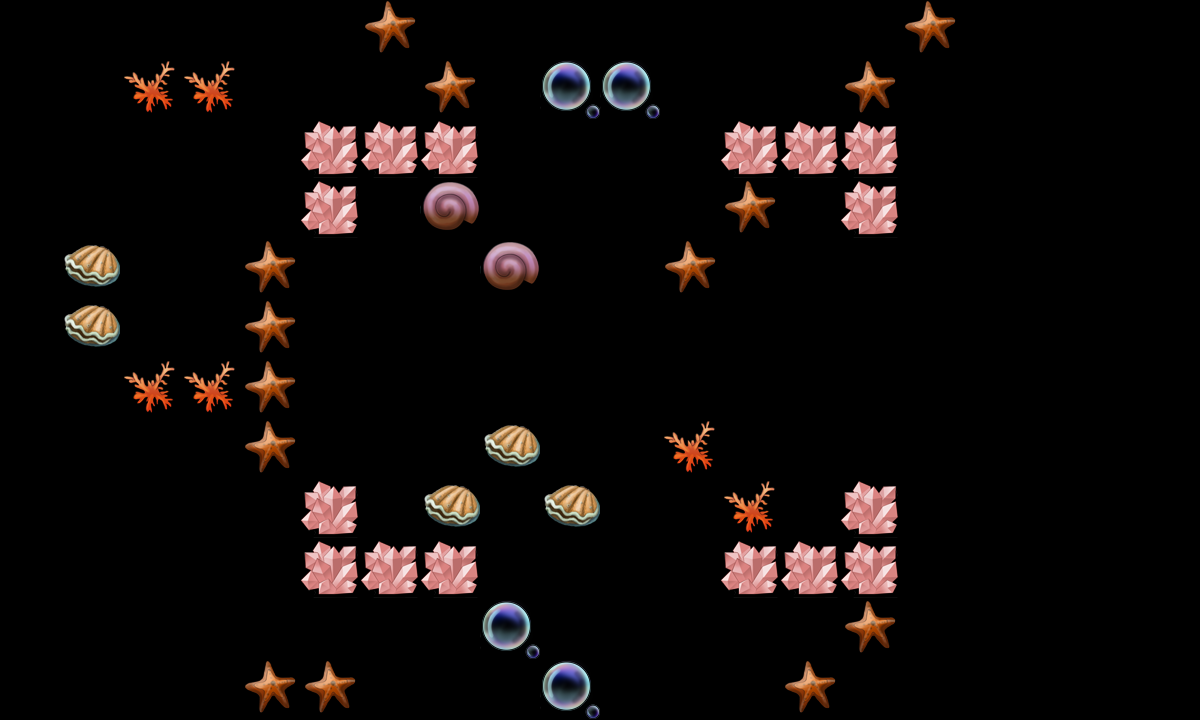

This is a level from a 2D game, rendered from its Tiled map with the project's own tilesets. A one-line summary and the map file follow, with tile-layer data summarised:
An orthogonal 20x12 tile map with 60x60 px tiles, 2 tile layers (canDes, cannotDes) and 16 objects (re3, re1, re2, tankpoint, re4, ...).

<map version="1.0" orientation="orthogonal" width="20" height="12" tilewidth="60" tileheight="60">
 <tileset firstgid="1" name="tmw_desert_spacing" tilewidth="60" tileheight="60">
  <image source="tmw_desert_spacing.png" width="480" height="300" />
  <tile id="30">
   <properties>
    <property name="canDes" value="1" />
   </properties>
  </tile>
 </tileset>
 <layer name="canDes" width="20" height="12">
  <data>[240 cells, 31 non-empty, 5 distinct tile ids]</data>
 </layer>
 <layer name="cannotDes" width="20" height="12">
  <data>[240 cells, 16 non-empty, 1 distinct tile ids]</data>
 </layer>
 <objectgroup name="spawnPoints" width="20" height="12">
  <object name="re3" x="118" y="423" width="60" height="60" />
  <object name="re1" x="117" y="599" width="60" height="60" />
  <object name="re2" x="540" y="120" width="60" height="60" />
  <object name="tankpoint" x="600" y="600" width="60" height="60" />
  <object name="re4" x="780" y="420" width="60" height="60" />
  <object name="re5" x="360" y="300" width="60" height="60" />
  <object name="re6" x="125" y="182" width="60" height="60" />
  <object name="re7" x="817" y="275" width="60" height="57" />
 </objectgroup>
 <objectgroup name="roadPoints" width="20" height="12" visible="0">
  <object name="p3" x="598" y="242" width="60" height="60" />
  <object name="p4" x="602" y="58" width="60" height="60" />
  <object name="p1" x="302" y="240" width="60" height="60" />
  <object name="p2" x="302" y="598" width="60" height="60" />
 </objectgroup>
 <objectgroup name="bossPoint" width="20" height="12" visible="0">
  <object name="boss1" x="240" y="60" width="60" height="60" />
 </objectgroup>
 <objectgroup name="buildingPoint" width="20" height="12">
  <object name="building1" x="540" y="300" width="120" height="120" />
 </objectgroup>
 <objectgroup name="endPoint" width="20" height="12">
  <object name="endpoint" x="600" y="60" width="60" height="60" />
 </objectgroup>
 <objectgroup name="morePoint" width="20" height="12">
  <object name="morepoint" x="360" y="420" width="60" height="60" />
 </objectgroup>
</map>
